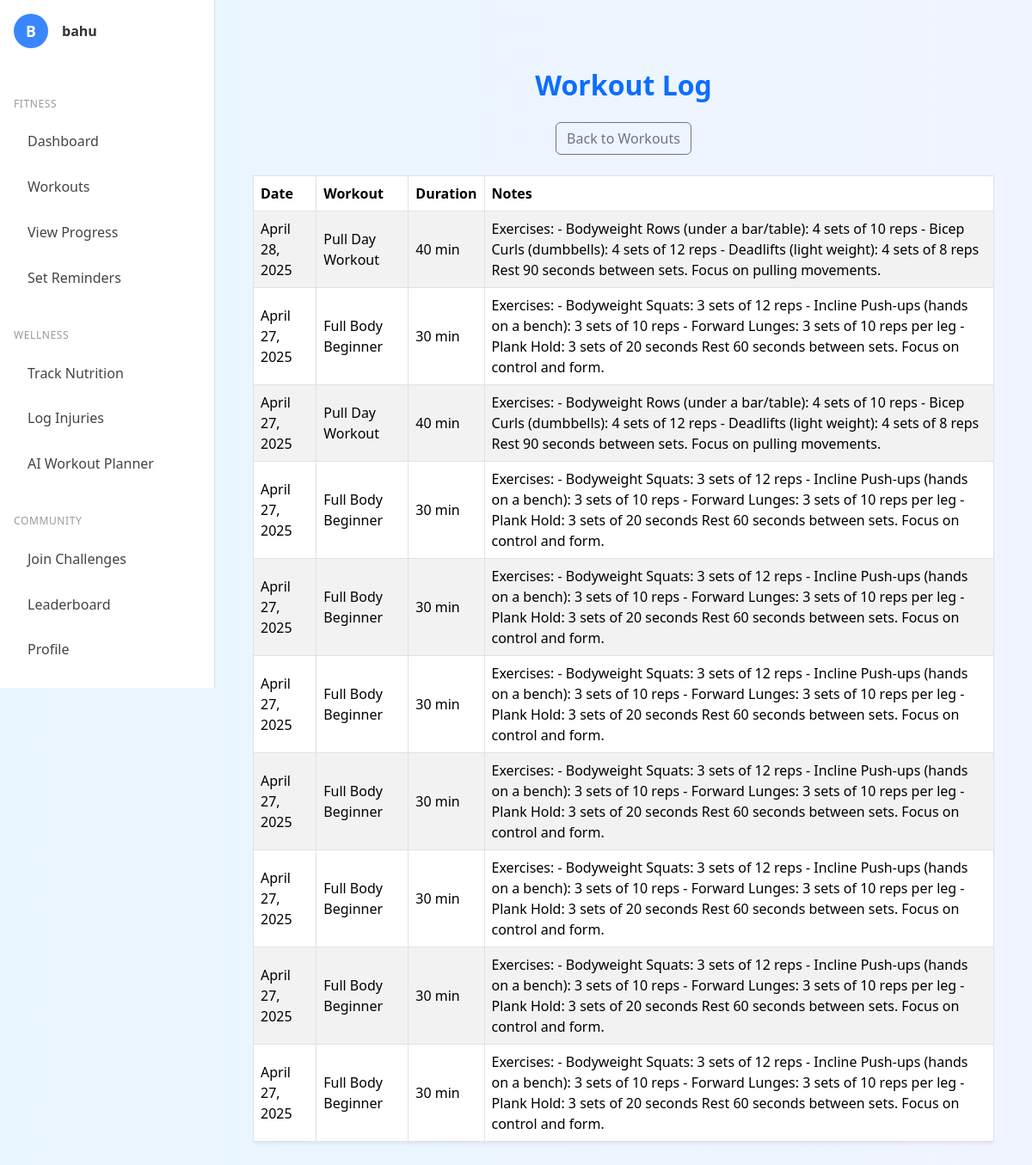
The page /workouts/log/ (signed in) on the database as committed earlier.
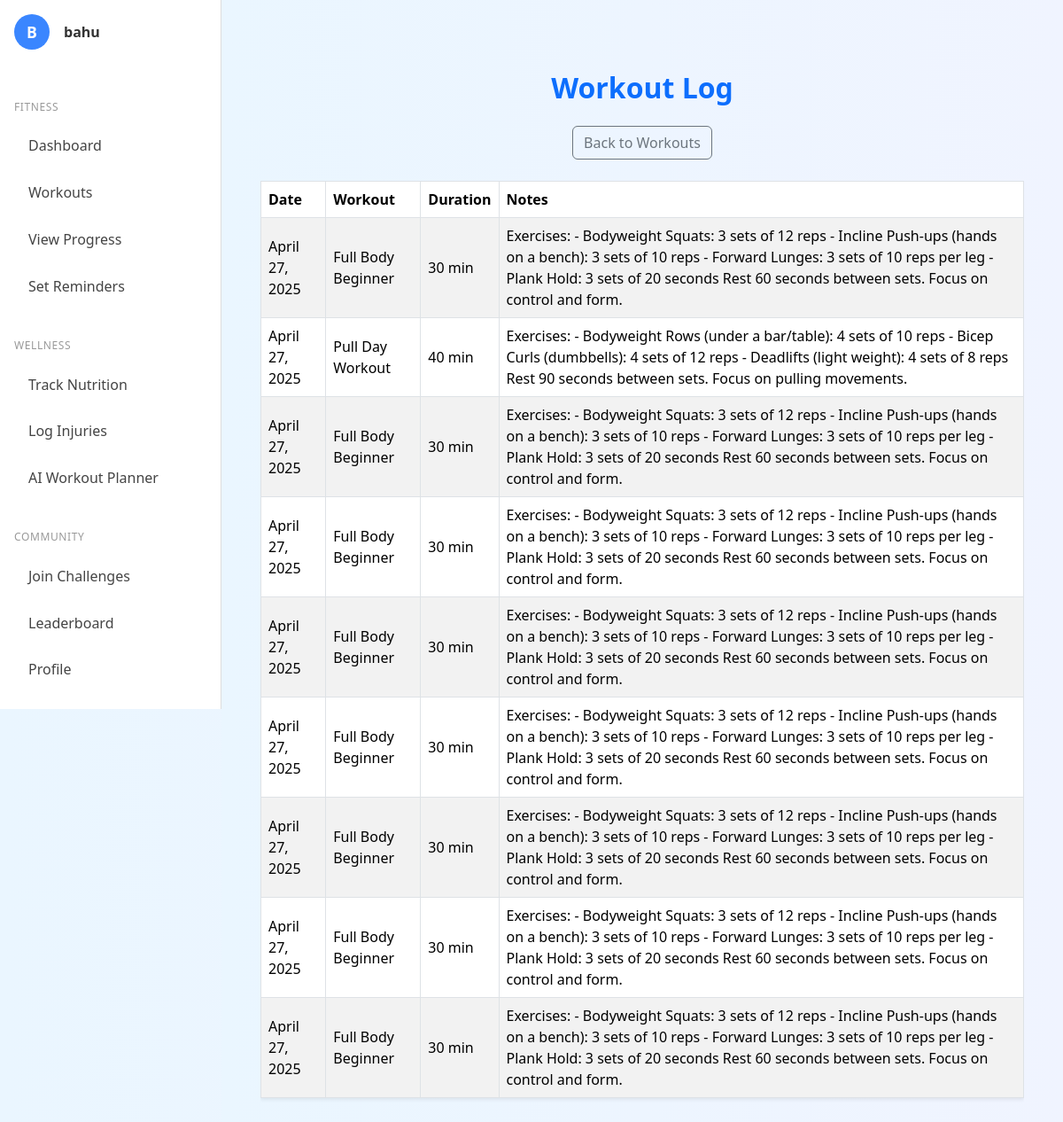
The same page on the database as committed later.
### workouts/models.py (models this page shows, shortened)
class WorkoutLog(models.Model):
    WORKOUT_TYPE_CHOICES = [
        ('strength', 'Strength Training'),
        ('cardio', 'Cardio'),
        ('flexibility', 'Flexibility'),
        ('balance', 'Balance'),
    ]
    user = models.ForeignKey(User, on_delete=models.CASCADE)
    workout_type = models.CharField(max_length=20, choices=WORKOUT_TYPE_CHOICES)
    exercise_name = models.CharField(max_length=100)
    sets = models.PositiveIntegerField(null=True, blank=True)
    reps = models.PositiveIntegerField(null=True, blank=True)
    weight = models.DecimalField(max_digits=5, decimal_places=2, null=True, blank=True)
    duration = models.PositiveIntegerField(null=True, blank=True)  # in minutes
    notes = models.TextField(blank=True)
    date = models.DateField()
    created_at = models.DateTimeField(auto_now_add=True)

### workouts/views.py (the view)
# urls.py: path('log/', views.workout_log_view, name='workout_log'),
def workout_log_view(request):
    workouts = WorkoutLog.objects.filter(user=request.user).order_by('-date')
    context = {
        'workouts': workouts,
        'dark_mode': request.COOKIES.get('darkMode') == 'true',
    }
    return render(request, 'workouts/workout_log.html', context)

### workouts/templates/workouts/workout_log.html
{% extends "base.html" %}
{% block content %}
<div class="container py-5">
  <h2 class="text-center fw-bold text-primary mb-4">Workout Log</h2>
  <div class="text-center mb-4">
    <a href="{% url 'workouts_home' %}" class="btn btn-outline-secondary">
      Back to Workouts
    </a>
  </div>
  <div class="table-responsive">
  <table class="table table-bordered table-hover align-middle shadow-sm table-striped">
    <thead>
      <tr>
        <th scope="col">Date</th>
        <th scope="col">Workout</th>
        <th scope="col">Duration</th>
        <th scope="col">Notes</th>
      </tr>
    </thead>
    <tbody>
      {% if workouts %}
        {% for workout in workouts %}
        <tr>
          <td>{{ workout.date|date:"F j, Y" }}</td>
          <td>{{ workout.exercise_name }}</td>
          <td>
            {% if workout.duration %}
              {{ workout.duration }} min
            {% else %}
              —
            {% endif %}
          </td>
          <td>{{ workout.notes|default:"No notes" }}</td>
        </tr>
        {% endfor %}
      {% else %}
        <tr>
          <td colspan="4" class="text-center text-muted">
            No workouts logged yet. Start by adding a workout.
          </td>
        </tr>
      {% endif %}
    </tbody>
  </table>
</div>
</div>
{% endblock %}

Rows that differ between the two databases and show on the page:
removed WorkoutLog: date "April 28, 2025", exercise_name "Pull Day Workout", duration "40", notes "Exercises: - Bodyweight Rows (under a bar/table): 4 sets of 10 reps - Bicep Curls (dumbbells): 4 sets of 12 reps - Deadlifts (light weight): 4 sets of 8 reps Rest 90 seconds between sets. Focus on pulling movements."
